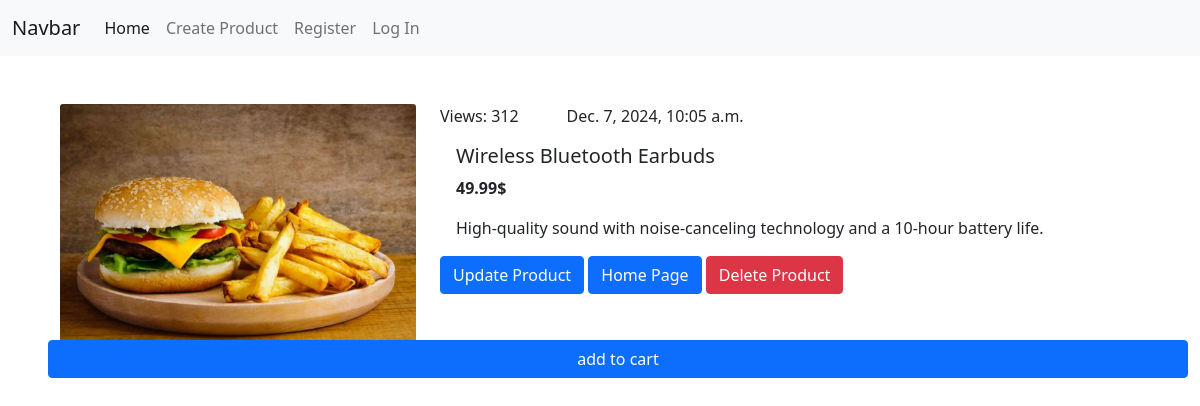
The app's page /product/2 with its own data.
### products/models.py (models this page shows)
class Product(models.Model):
    name = models.CharField(max_length=150, default=0)
    description = models.TextField(default=0)
    price = models.DecimalField(max_digits=10, decimal_places=2)
    create_date = models.DateTimeField(auto_now_add=True)
    write_time = models.DateTimeField(auto_now_add=True)
    views = models.PositiveIntegerField(default=0)
    category = models.ForeignKey(Category, on_delete=models.SET_NULL, null=True, related_name='products')
    image = models.ImageField(upload_to='products/', default='default.jpg')

### products/views.py (the view)
# urls.py: path('product/<int:id>', views.product_detail, name='product_detail'),
def product_detail(request, id):
    product = get_object_or_404(Product, pk=id)
    product.views+=1
    product.save()
    return render(request, 'product_detail.html', {'product': product})

### products/templates/product_detail.html (shortened to what this page needs)
{% extends 'base.html' %}
{% block content %}
<div class="row">
    <div class="col col-4">
<img src="{{ product.image.url }}" class="card-img-top" alt="...">    </div>
     <div class="col col-8">
        <div class="d-flex">
            <div>Views: {{ product.views }}</div>
            <div class="ms-5">{{ product.create_date }}</div>
        </div>
        <div class="card-body">
            <h5 class="card-title">{{ product.name }}</h5>
            <p class="fw-bold card-text"> {{ product.price }}$ </p>
            <p class="card-text">{{ product.description }}</p>
        </div>
         <a href="{% url 'update_product' id=product.id %}" class="btn btn-primary">Update Product</a>
         <a href="{% url 'home' %}" class="btn btn-primary">Home Page</a>
         <a href="{% url 'delete_product' product.id %}" type="submit" class="btn btn-danger">Delete Product</a>
    </div>
         <a href="{% url 'add_product_to_cart' id=product.id %}" class="btn btn-primary">add to cart</a>
</div>
{% endblock %}

### records on screen
Product: image (placeholder picture), views "312", create_date "Dec. 7, 2024, 10:05 a.m.", name "Wireless Bluetooth Earbuds", price "49.99", description "High-quality sound with noise-canceling technology and a 10-hour battery life."
